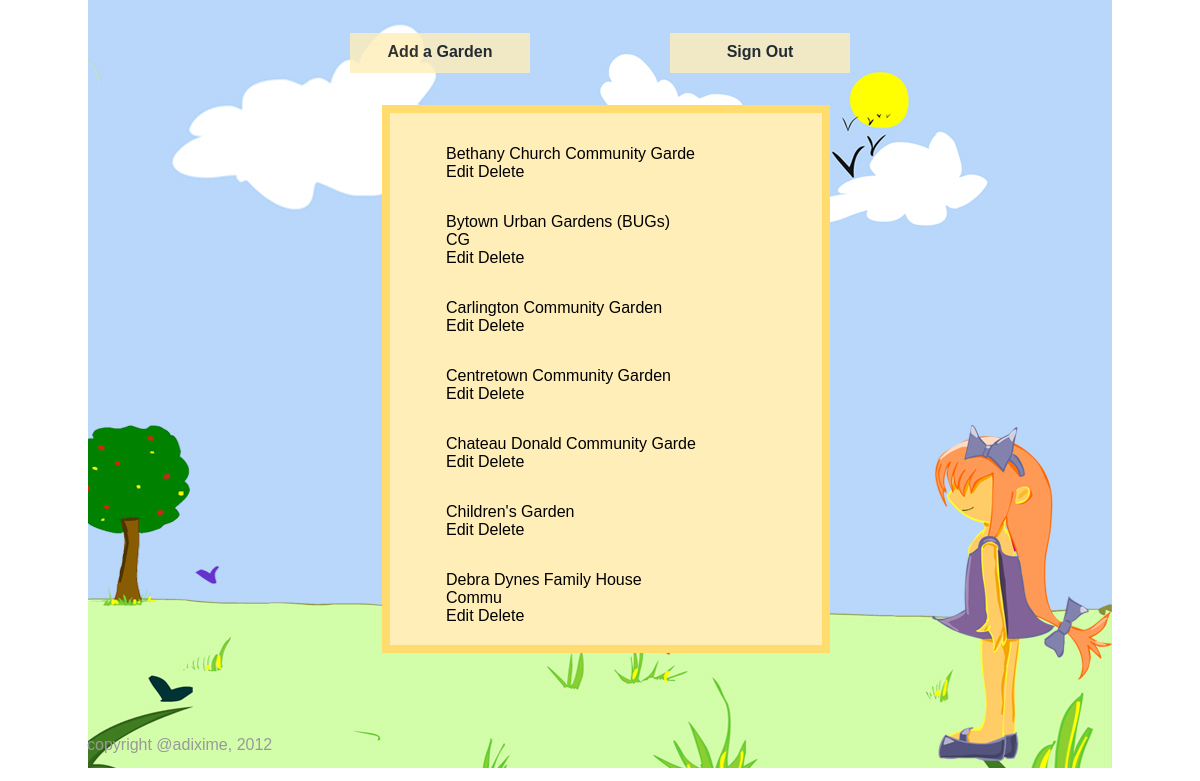
/admin/index.php (signed in), run on the app's committed database.
### tables this page shows
CREATE TABLE IF NOT EXISTS `open_data_app` (
  `id` int(11) NOT NULL AUTO_INCREMENT,
  `name` varchar(30) NOT NULL,
  `street_address` text NOT NULL,
  `longitude` double NOT NULL,
  `latitude` double NOT NULL,
  `rate_count` int(11) NOT NULL,
  `rate_total` int(11) NOT NULL,
  PRIMARY KEY (`id`)
);

### admin/index.php (the view, shortened to what this page needs)
<?php
require_once '../includes/db.php';
$results = $db->query(' SELECT id, name, street_address, longitude, latitude
						FROM open_data_app
					');
include '../includes/admin-top.php';
?>
	<div class="another_body">
    	<div class="buttons-top">
           <a href="add.php" class="add">Add a Garden</a>
           <a href="sign-out.php" class="signout">Sign Out</a>
       </div>
    	<div class="single_body admin_body">
            <ol class="listing">
                <?php foreach ($results as $garden) : ?>
                    <li itemscope itemtype="http://schema.org/Park">
                        <a href="../single.php?id=<?php echo $garden['id']; ?>" itemprop="name" id="gardenname"><?php echo $garden['name']; ?></a>
                        <a href="edit.php?id=<?php echo $garden['id']; ?>">Edit</a>
                        <a href="delete.php?id=<?php echo $garden['id']; ?>">Delete</a>
                    </li>
                <?php endforeach; ?>
           </ol>
        </div>
	</div>
    <footer>
		<p>copyright @adixime, 2012</p>
	</footer>
<?php
include '../includes/admin-bottom.php';
?>

### css/public.css (style rules this page uses)
body { background: url(../images/bg.jpg) no-repeat center top; width: 1024px; height: 768px; margin: 0 auto; padding: 1px; font-family:Tahoma, Geneva, sans-serif; position: relative; }
.single_body { background-color:#ffeeb8; border: 8px solid #ffdc6d; width: 400px; margin-top: 2em; padding: 1em; max-height: 500px; }
.admin_body { float:left; margin-left:2em; overflow-y: scroll; }
.another_body { margin: 0 auto; width: 500px; }
.buttons-top { margin-top: 2em; }
.buttons-top a { width: 160px; height: 20px; background-color: rgb(255,238,184); opacity:0.8; filter:alpha(opacity=80); text-align:center; color:#000; font-weight:bold; text-decoration: none; padding: 10px; }
.another_body a { color: #000; text-decoration: none; }
.add { float:left; }
.signout { float: right; }
.listing { list-style-type: none; }
.listing li { cursor: pointer; list-style-type: none; width: 250px; margin-bottom: 2em; margin-top: 0.5em; }
.listing a, .listing a:link, .listing a:visited { color: #000; text-decoration: none; }
#gardenname { display: block; }
footer { color: #999; position: absolute; bottom: 0; left: 0; }

### data on the page
open_data_app: name "Bethany Church Community Garde"
open_data_app: name "Bytown Urban Gardens (BUGs) CG"
open_data_app: name "Carlington Community Garden"
open_data_app: name "Centretown Community Garden"
open_data_app: name "Chateau Donald Community Garde"
open_data_app: name "Children's Garden"
open_data_app: name "Debra Dynes Family House Commu"
